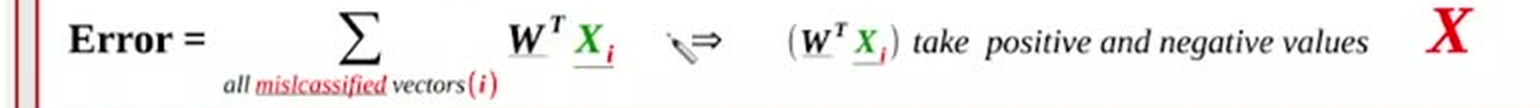
#> input picture videos/machine-learning/09_introduction_to_neural_networks/sources/docparse_cascades/slide_003/crops/slide_003.crop01__formula.png, 1540 x 108 px, given in place of slide_020.jpg, which was not available
$ python b10wave2_ascii_region.py ../../09_introduction_to_neural_networks/sources/docparse_cascades/slide_003/crops/slide_003.crop01__formula.png
#> lines starting #> are read from the running program, lines starting #| are printed output that depends on the picture
#!/usr/bin/env python3
"""High-res ASCII read of slide 020 original regions (video frame, 960x540)."""
import sys
import numpy as np
from PIL import Image

NS = "/home/codespace/ai_llm_slides/videos/machine-learning/10_nn_training_and_example"
S = 960 / 13.3333


def art(im, sc, x0, y0, x1, y1, nc=175, aspect=0.5):
    X0, Y0, X1, Y1 = (int(v * sc) for v in (x0, y0, x1, y1))
    c = im.crop((X0, Y0, X1, Y1))
    w, h = c.size
    nc = min(nc, w)
    nr = max(1, int(h * (nc / w) * aspect))
    c = c.resize((nc, nr), Image.LANCZOS)
    a = np.array(c)
    chars = " .:-=+*#%@"
    return "\n".join("".join(chars[min(9, int((255 - v) / 25.6))] for v in row)
                     for row in a)


O = Image.open(f"{NS}/unique_slides/slide_020.jpg").convert("L")
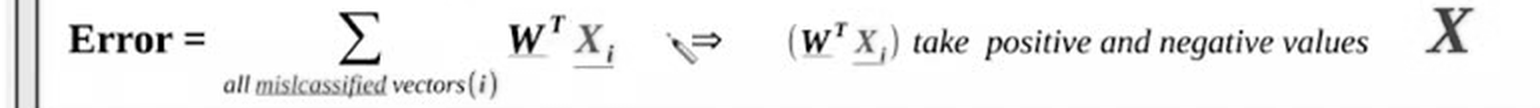
#> O: PIL image 1540x108 L; min 0, max 255, mean 240.8
R = Image.open(f"{NS}/qa/slide020/b10wave2/render-1.png").convert("L")
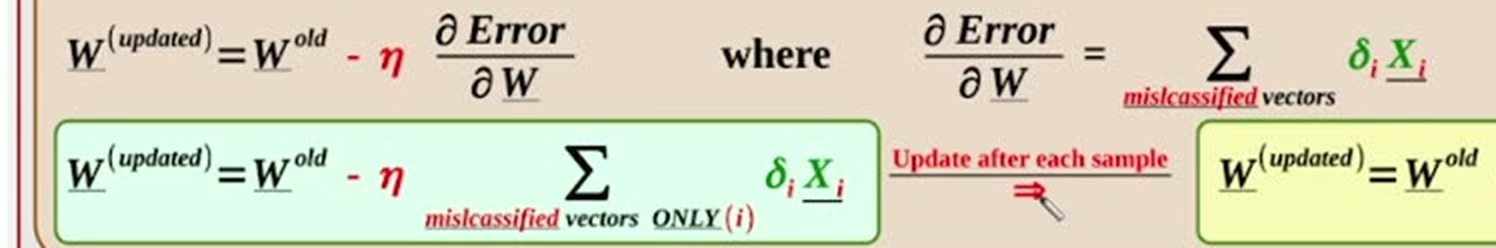
#> input picture videos/machine-learning/09_introduction_to_neural_networks/sources/docparse_cascades/slide_004/crops/slide_004.crop01__picture.png, 1496 x 248 px, given in place of render-1.png, which was not available
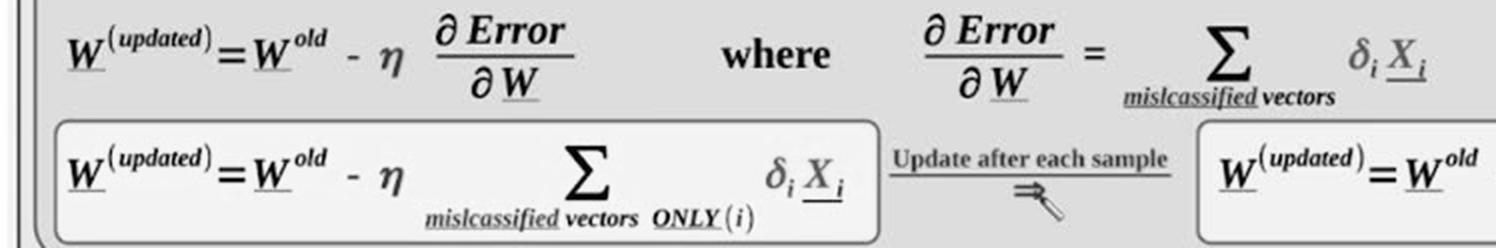
#> R: PIL image 1496x248 L; min 0, max 255, mean 213
IN = 2001 / 13.3333

REG = {
    "cream":  (9.00, 3.25, 12.75, 6.80),
    "cyan":   (0.60, 0.60, 5.45, 3.30),
    "where":  (0.60, 6.60, 9.05, 7.45),
    "delta":  (0.75, 5.80, 6.20, 6.82),
}
for nm in sys.argv[1:]:
#> (the run stopped early here; a loop or call above may not have finished)
